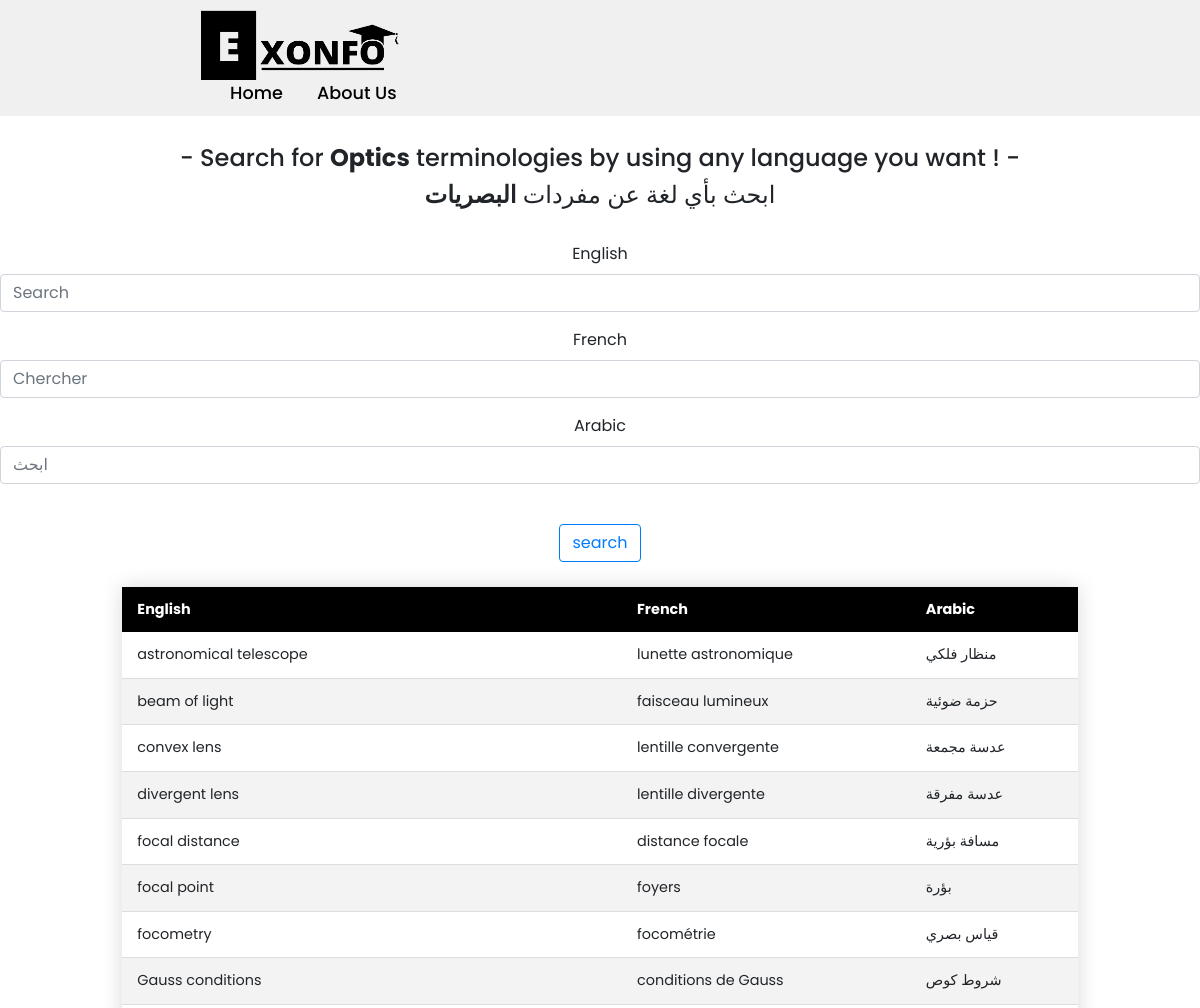
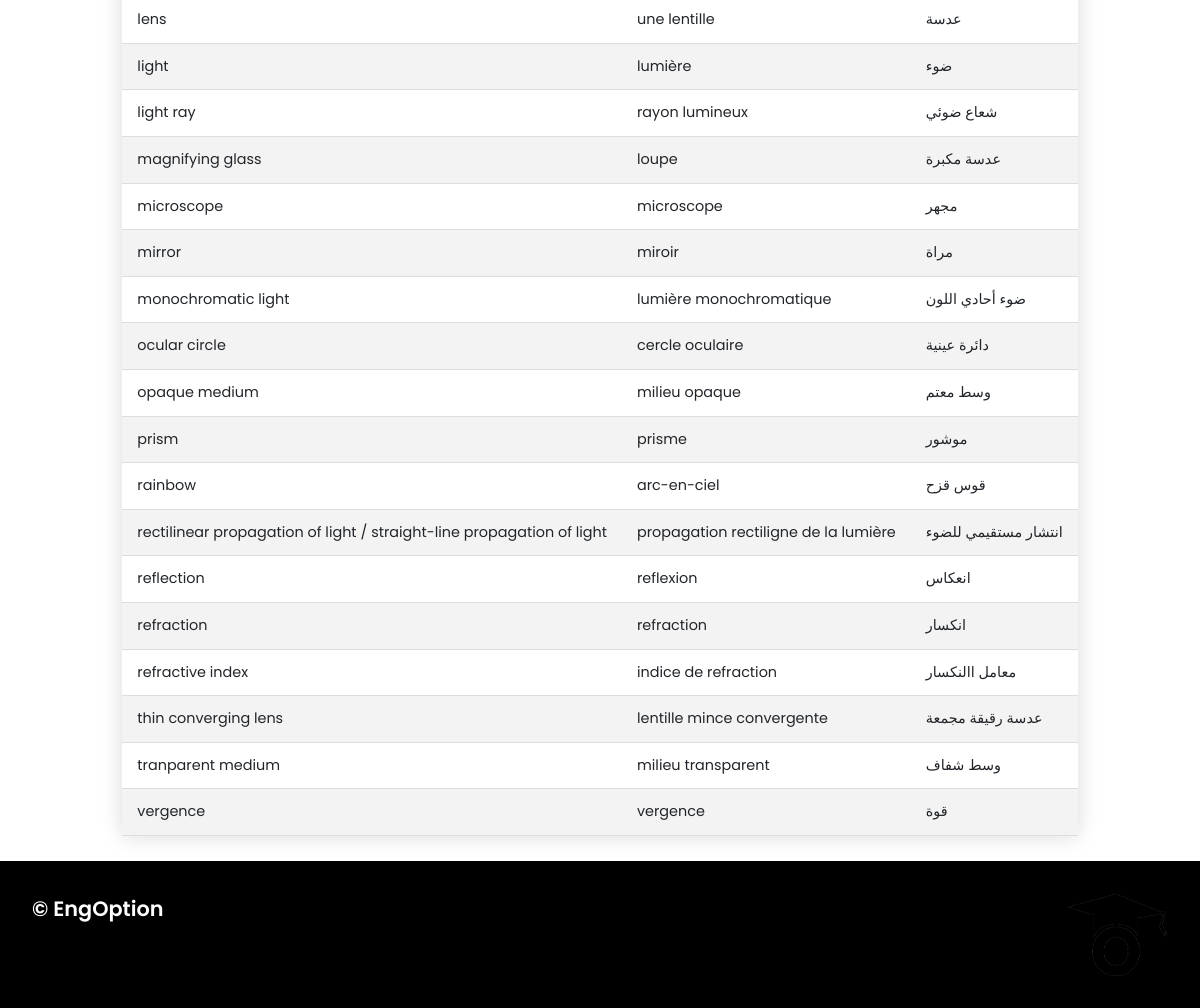
The app's page /pc/optics/ with its own data (2 pictures, top to bottom).
### app/models.py (models this page shows, shortened)
class PCWord(models.Model):
    fields = [
        ('General','General'),
        ('Electricity','Electricity'),
        ('Optics','Optics'),
        ('Waves','Waves'),
        ('Nuclear transformation','Nuclear transformation'),
        ('Matter','Matter'),
        ('Measurements in chemistry','Measurements in chemistry'),
        ('Mechanics','Mechanics'),
        ('Chemical reactions','Chemical reactions'),
        ('Organic chemistry','Organic chemistry'),
    ]
    english = models.CharField(max_length=100)
    french = models.CharField(max_length=100)
    arabic = models.CharField(max_length=100)
    field = models.CharField(max_length=100,null=True,blank=True,choices=fields)

### app/views.py (the view)
# urls.py: path('pc/optics/',pc_optics,name="optics"),
def pc_optics(request):
    optics_words = PCWord.objects.all().filter(field='Optics')
    filter = OrderFilter(request.GET,queryset=optics_words)
    optics_words = filter.qs
    context = {
        'optics_words':optics_words,
        'filter':filter,
    }
    return render(request,'pc/optics.html',context)

### app/templates/pc/optics.html (shortened to what this page needs)
{% extends 'base.html' %}
{% load static %}
{% block body %}
<br>
<br>
<br>
<br>
<br>
<br>
<center>
    <h4>- Search for <b>Optics</b> terminologies by using any language you want ! -</h4>
    <h4> ابحث بأي لغة عن مفردات <b> البصريات </b></h4>
    <br>
    {% include 'search.html' %}
<table class="styled-table">
    <thead>
        <tr>
            <th>English</th>
            <th>French</th>
            <th>Arabic</th>
        </tr>
    </thead>
    <tbody>
        {% for word in optics_words %}
        <tr>
            <td>{{word.english}}</td>
            <td>{{word.french}}</td>
            <td>{{word.arabic}}</td>
        </tr>
        {% endfor %}
    </tbody>
</table>
</center>
{% endblock %}

### static/css/style.css (style rules this page uses)
* { font-family: 'Poppins', sans-serif; margin: 0; padding: 0; box-sizing: border-box; scroll-behavior: smooth; }

### app/templates/pc/optics.html (style rules this page uses)
.styled-table { border-collapse: collapse; margin: 25px 0; font-size: 0.9em; font-family: sans-serif; min-width: 400px; box-shadow: 0 0 20px rgba(0, 0, 0, 0.15); }
.styled-table thead tr { background-color: black; color: #ffffff; text-align: left; }
.styled-table th, .styled-table td { padding: 12px 15px; }
.styled-table tbody tr { border-bottom: 1px solid #dddddd; }
.styled-table tbody tr:nth-of-type(even) { background-color: #f3f3f3; }

### records on screen
PCWord: english "astronomical telescope", french "lunette astronomique", arabic "منظار فلكي"
PCWord: english "beam of light", french "faisceau lumineux", arabic "حزمة ضوئية"
PCWord: english "convex lens", french "lentille convergente", arabic "عدسة مجمعة"
PCWord: english "divergent lens", french "lentille divergente", arabic "عدسة مفرقة"
PCWord: english "focal distance", french "distance focale", arabic "مسافة بؤرية"
PCWord: english "focal point", french "foyers", arabic "بؤرة"
PCWord: english "focometry", french "focométrie", arabic "قياس بصري"
PCWord: english "Gauss conditions", french "conditions de Gauss", arabic "شروط كوص"
PCWord: english "lens", french "une lentille", arabic "عدسة"
PCWord: english "light", french "lumière", arabic "ضوء"
PCWord: english "light ray", french "rayon lumineux", arabic "شعاع ضوئي"
PCWord: english "magnifying glass", french "loupe", arabic "عدسة مكبرة"
PCWord: english "microscope", french "microscope", arabic "مجهر"
PCWord: english "mirror", french "miroir", arabic "مراة"
PCWord: english "monochromatic light", french "lumière monochromatique", arabic "ضوء أحادي اللون"
PCWord: english "ocular circle", french "cercle oculaire", arabic "دائرة عينية"
PCWord: english "opaque medium", french "milieu opaque", arabic "وسط معتم"
PCWord: english "prism", french "prisme", arabic "موشور"
PCWord: english "rainbow", french "arc-en-ciel", arabic "قوس قزح"
PCWord: english "rectilinear propagation of light / straight-line propagation of light", french "propagation rectiligne de la lumière", arabic "انتشار مستقيمي للضوء"
PCWord: english "reflection", french "reflexion", arabic "انعكاس"
PCWord: english "refraction", french "refraction", arabic "انكسار"
PCWord: english "refractive index", french "indice de refraction", arabic "معامل االنكسار"
PCWord: english "thin converging lens", french "lentille mince convergente", arabic "عدسة رقيقة مجمعة"
PCWord: english "tranparent medium", french "milieu transparent", arabic "وسط شفاف"
PCWord: english "vergence", french "vergence", arabic "قوة"
